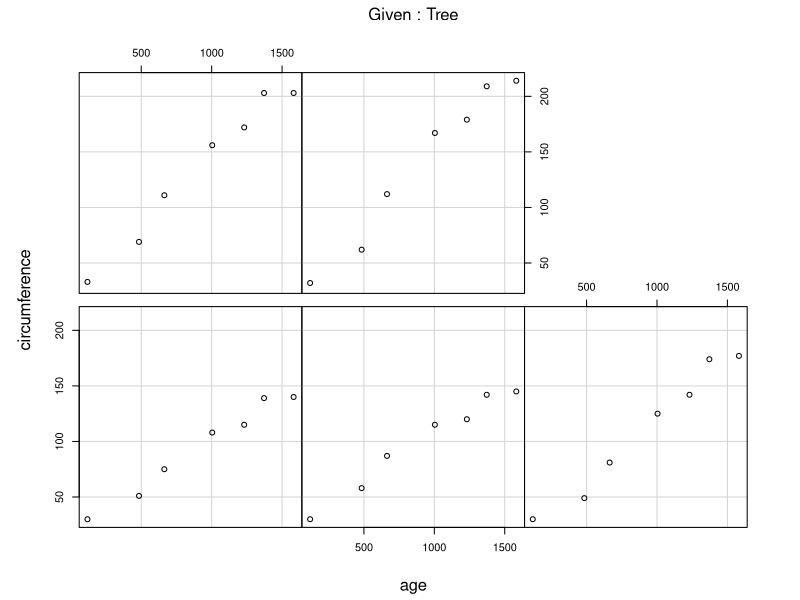
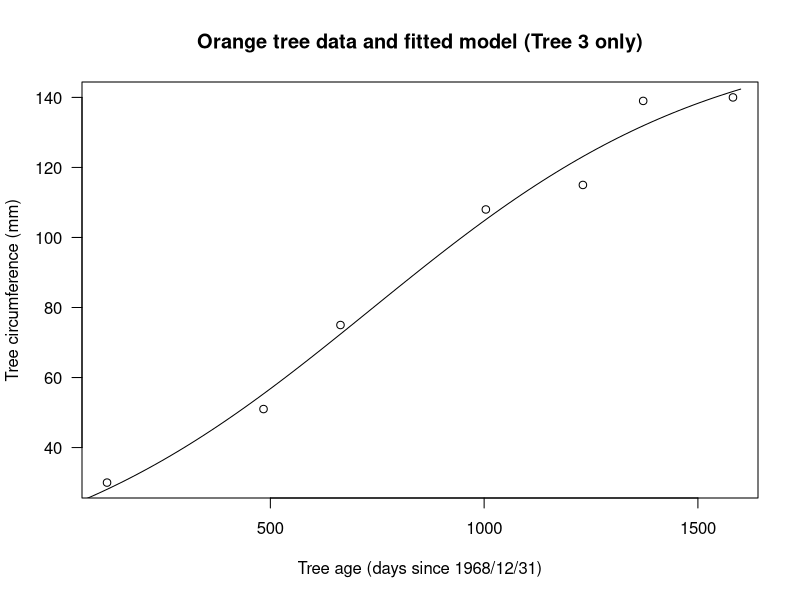
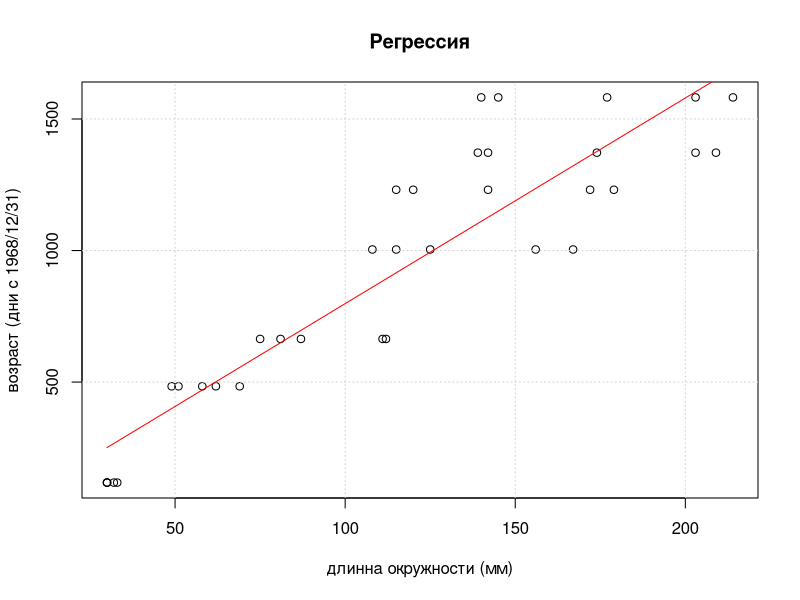

The R script that drew these images, in order:
# Рост апельсинового дерева
{
  require(stats); require(graphics)
  coplot(circumference ~ age | Tree, data = Orange, show.given = FALSE)
  fm1 <- nls(circumference ~ SSlogis(age, Asym, xmid, scal),
             data = Orange, subset = Tree == 3)
  plot(circumference ~ age, data = Orange, subset = Tree == 3,
       xlab = "Tree age (days since 1968/12/31)",
       ylab = "Tree circumference (mm)", las = 1,
       main = "Orange tree data and fitted model (Tree 3 only)")
  age <- seq(0, 1600, length.out = 101)
  lines(age, predict(fm1, list(age = age)))
}

# Получение уранения регрессии
{
  lm.tree <- lm(formula = age ~ circumference, data = Orange)
  lm.tree$coefficients  
  print("Уравнение модели:")
  paste("age = ", lm.tree$coefficients[1], "+", lm.tree$coefficients[2], "*circumference")
}

# Регрессионный анализ набора данных Orange  
{
  b <- lm.tree$coefficients[1]
  a <- lm.tree$coefficients[2]
  xmin <- min(Orange$circumference)
  xmax <- max(Orange$circumference)
  x <- seq(from = xmin, to = xmax, length.out = 100)
  y <- b + a*x
  plot(
    Orange$circumference, 
    Orange$age, 
    main = "Регрессия", 
    xlab = "длинна окружности (мм)", 
    ylab = "возраст (дни с 1968/12/31)"
    )
  grid()
  lines(x, y, col="red")  
}

summary(lm.tree)
